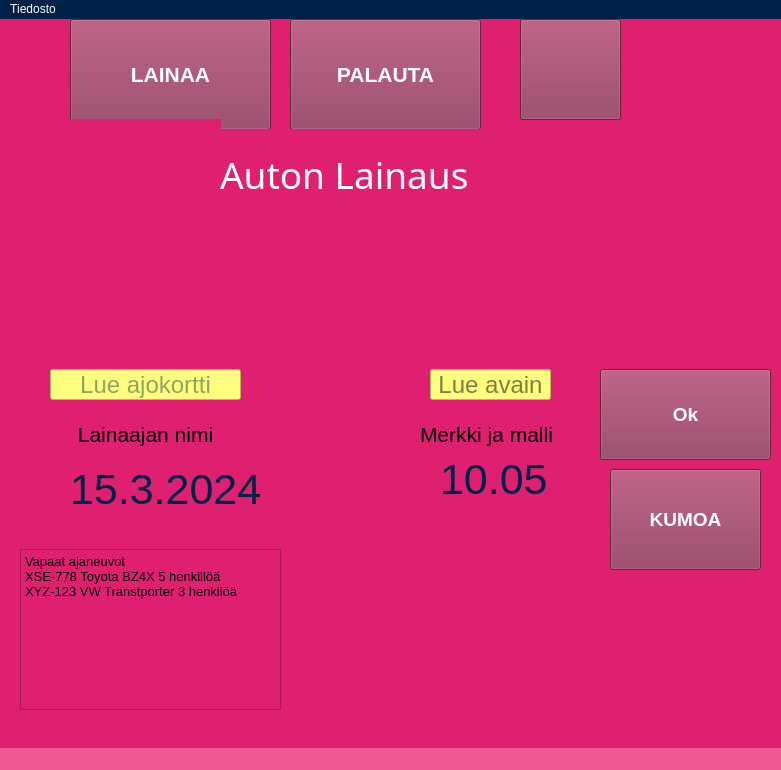
<?xml version="1.0" encoding="UTF-8"?>
<ui version="4.0">
 <class>MainWindow</class>
 <widget class="QMainWindow" name="MainWindow">
  <property name="geometry">
   <rect>
    <x>0</x>
    <y>0</y>
    <width>781</width>
    <height>770</height>
   </rect>
  </property>
  <property name="windowTitle">
   <string>MainWindow</string>
  </property>
  <property name="windowIcon">
   <iconset theme="emblem-shared"/>
  </property>
  <property name="styleSheet">
   <string notr="true">background-color: rgb(223, 32, 112);</string>
  </property>
  <widget class="QWidget" name="centralwidget">
   <widget class="QLineEdit" name="ssnLineEdit">
    <property name="enabled">
     <bool>true</bool>
    </property>
    <property name="geometry">
     <rect>
      <x>50</x>
      <y>350</y>
      <width>191</width>
      <height>31</height>
     </rect>
    </property>
    <property name="font">
     <font>
      <pointsize>18</pointsize>
     </font>
    </property>
    <property name="styleSheet">
     <string notr="true">background-color: rgb(255, 255, 127);
color: rgb(32, 75, 70);</string>
    </property>
    <property name="text">
     <string/>
    </property>
    <property name="alignment">
     <set>Qt::AlignmentFlag::AlignCenter</set>
    </property>
    <property name="placeholderText">
     <string>Lue ajokortti</string>
    </property>
    <property name="clearButtonEnabled">
     <bool>true</bool>
    </property>
   </widget>
   <widget class="QLineEdit" name="keyBarcodeLineEdit">
    <property name="enabled">
     <bool>true</bool>
    </property>
    <property name="geometry">
     <rect>
      <x>430</x>
      <y>350</y>
      <width>121</width>
      <height>31</height>
     </rect>
    </property>
    <property name="font">
     <font>
      <pointsize>18</pointsize>
     </font>
    </property>
    <property name="styleSheet">
     <string notr="true">background-color: rgb(255, 255, 127);</string>
    </property>
    <property name="text">
     <string/>
    </property>
    <property name="alignment">
     <set>Qt::AlignmentFlag::AlignCenter</set>
    </property>
    <property name="placeholderText">
     <string>Lue avain</string>
    </property>
   </widget>
   <widget class="QPushButton" name="takeCarPushButton">
    <property name="geometry">
     <rect>
      <x>70</x>
      <y>0</y>
      <width>201</width>
      <height>111</height>
     </rect>
    </property>
    <property name="font">
     <font>
      <pointsize>16</pointsize>
      <bold>true</bold>
     </font>
    </property>
    <property name="cursor">
     <cursorShape>PointingHandCursor</cursorShape>
    </property>
    <property name="toolTip">
     <string>&lt;html&gt;&lt;head/&gt;&lt;body&gt;&lt;p&gt;&lt;span style=&quot; font-size:11pt;&quot;&gt;Tallentaa henkilön tiedot tietokantaa&lt;/span&gt;&lt;/p&gt;&lt;/body&gt;&lt;/html&gt;</string>
    </property>
    <property name="toolTipDuration">
     <number>3000</number>
    </property>
    <property name="styleSheet">
     <string notr="true">color: rgb(255, 255, 255);
background-color: rgb(140, 51, 85);
</string>
    </property>
    <property name="text">
     <string>LAINAA</string>
    </property>
    <property name="icon">
     <iconset resource="pictures.qrc">
      <normaloff>:/picture/uiPictures/ota.png</normaloff>:/picture/uiPictures/ota.png</iconset>
    </property>
    <property name="iconSize">
     <size>
      <width>42</width>
      <height>42</height>
     </size>
    </property>
   </widget>
   <widget class="QLabel" name="keyPictureLabel">
    <property name="enabled">
     <bool>true</bool>
    </property>
    <property name="geometry">
     <rect>
      <x>450</x>
      <y>170</y>
      <width>201</width>
      <height>141</height>
     </rect>
    </property>
    <property name="text">
     <string/>
    </property>
    <property name="pixmap">
     <pixmap resource="pictures.qrc">:/picture/uiPictures/keys.png</pixmap>
    </property>
    <property name="scaledContents">
     <bool>true</bool>
    </property>
   </widget>
   <widget class="QLabel" name="lenderPictureLabel">
    <property name="enabled">
     <bool>true</bool>
    </property>
    <property name="geometry">
     <rect>
      <x>10</x>
      <y>100</y>
      <width>211</width>
      <height>231</height>
     </rect>
    </property>
    <property name="cursor">
     <cursorShape>IBeamCursor</cursorShape>
    </property>
    <property name="text">
     <string/>
    </property>
    <property name="pixmap">
     <pixmap resource="pictures.qrc">:/picture/uiPictures/Teacher.png</pixmap>
    </property>
    <property name="scaledContents">
     <bool>false</bool>
    </property>
   </widget>
   <widget class="QLabel" name="dateLabel">
    <property name="enabled">
     <bool>true</bool>
    </property>
    <property name="geometry">
     <rect>
      <x>70</x>
      <y>450</y>
      <width>191</width>
      <height>41</height>
     </rect>
    </property>
    <property name="font">
     <font>
      <pointsize>32</pointsize>
     </font>
    </property>
    <property name="styleSheet">
     <string notr="true">color:  rgb(0, 33, 72);</string>
    </property>
    <property name="text">
     <string>15.3.2024</string>
    </property>
   </widget>
   <widget class="QPushButton" name="returnCarPushButton">
    <property name="geometry">
     <rect>
      <x>290</x>
      <y>0</y>
      <width>191</width>
      <height>111</height>
     </rect>
    </property>
    <property name="font">
     <font>
      <pointsize>16</pointsize>
      <bold>true</bold>
     </font>
    </property>
    <property name="cursor">
     <cursorShape>PointingHandCursor</cursorShape>
    </property>
    <property name="toolTip">
     <string>&lt;html&gt;&lt;head/&gt;&lt;body&gt;&lt;p&gt;&lt;span style=&quot; font-size:11pt;&quot;&gt;Tallentaa henkilön tiedot tietokantaa&lt;/span&gt;&lt;/p&gt;&lt;/body&gt;&lt;/html&gt;</string>
    </property>
    <property name="toolTipDuration">
     <number>3000</number>
    </property>
    <property name="styleSheet">
     <string notr="true">color: rgb(255, 255, 255);
background-color: rgb(140, 51, 85);</string>
    </property>
    <property name="text">
     <string>PALAUTA</string>
    </property>
    <property name="icon">
     <iconset resource="pictures.qrc">
      <normaloff>:/picture/uiPictures/palauta.drawio.png</normaloff>:/picture/uiPictures/palauta.drawio.png</iconset>
    </property>
    <property name="iconSize">
     <size>
      <width>42</width>
      <height>42</height>
     </size>
    </property>
   </widget>
   <widget class="QLabel" name="calendarLabel">
    <property name="geometry">
     <rect>
      <x>30</x>
      <y>440</y>
      <width>31</width>
      <height>51</height>
     </rect>
    </property>
    <property name="text">
     <string/>
    </property>
    <property name="pixmap">
     <pixmap resource="pictures.qrc">:/picture/uiPictures/calendar.png</pixmap>
    </property>
    <property name="scaledContents">
     <bool>true</bool>
    </property>
   </widget>
   <widget class="QLabel" name="timeLabel">
    <property name="enabled">
     <bool>true</bool>
    </property>
    <property name="geometry">
     <rect>
      <x>440</x>
      <y>440</y>
      <width>111</width>
      <height>41</height>
     </rect>
    </property>
    <property name="font">
     <font>
      <pointsize>32</pointsize>
     </font>
    </property>
    <property name="styleSheet">
     <string notr="true">color:  rgb(0, 33, 72);</string>
    </property>
    <property name="text">
     <string>10.05</string>
    </property>
   </widget>
   <widget class="QLabel" name="clockLabel">
    <property name="geometry">
     <rect>
      <x>400</x>
      <y>450</y>
      <width>41</width>
      <height>41</height>
     </rect>
    </property>
    <property name="text">
     <string/>
    </property>
    <property name="pixmap">
     <pixmap resource="pictures.qrc">:/picture/uiPictures/clock.png</pixmap>
    </property>
    <property name="scaledContents">
     <bool>true</bool>
    </property>
   </widget>
   <widget class="QPushButton" name="goBackPushButton">
    <property name="geometry">
     <rect>
      <x>610</x>
      <y>450</y>
      <width>151</width>
      <height>101</height>
     </rect>
    </property>
    <property name="font">
     <font>
      <pointsize>14</pointsize>
      <bold>true</bold>
     </font>
    </property>
    <property name="styleSheet">
     <string notr="true">background-color: rgb(140, 51, 85);
color: rgb(255, 255, 255);</string>
    </property>
    <property name="text">
     <string>KUMOA</string>
    </property>
    <property name="icon">
     <iconset resource="pictures.qrc">
      <normaloff>:/picture/uiPictures/back.png</normaloff>:/picture/uiPictures/back.png</iconset>
    </property>
    <property name="iconSize">
     <size>
      <width>32</width>
      <height>32</height>
     </size>
    </property>
   </widget>
   <widget class="QPushButton" name="soundOnPushButton">
    <property name="geometry">
     <rect>
      <x>520</x>
      <y>0</y>
      <width>101</width>
      <height>101</height>
     </rect>
    </property>
    <property name="styleSheet">
     <string notr="true">background-color: rgb(140, 51, 85);</string>
    </property>
    <property name="text">
     <string/>
    </property>
    <property name="icon">
     <iconset resource="pictures.qrc">
      <normaloff>:/picture/uiPictures/soundOn.png</normaloff>:/picture/uiPictures/soundOn.png</iconset>
    </property>
    <property name="iconSize">
     <size>
      <width>48</width>
      <height>48</height>
     </size>
    </property>
   </widget>
   <widget class="QPushButton" name="soundOffPushButton">
    <property name="geometry">
     <rect>
      <x>520</x>
      <y>0</y>
      <width>101</width>
      <height>101</height>
     </rect>
    </property>
    <property name="styleSheet">
     <string notr="true">background-color: rgb(140, 51, 85);</string>
    </property>
    <property name="text">
     <string/>
    </property>
    <property name="icon">
     <iconset resource="pictures.qrc">
      <normaloff>:/picture/uiPictures/soundOff.png</normaloff>:/picture/uiPictures/soundOff.png</iconset>
    </property>
    <property name="iconSize">
     <size>
      <width>56</width>
      <height>56</height>
     </size>
    </property>
   </widget>
   <widget class="QLabel" name="lenderNameLabel">
    <property name="geometry">
     <rect>
      <x>70</x>
      <y>400</y>
      <width>151</width>
      <height>31</height>
     </rect>
    </property>
    <property name="font">
     <font>
      <pointsize>16</pointsize>
     </font>
    </property>
    <property name="text">
     <string>Lainaajan nimi</string>
    </property>
    <property name="alignment">
     <set>Qt::AlignmentFlag::AlignCenter</set>
    </property>
   </widget>
   <widget class="QLabel" name="carInfoLabel">
    <property name="geometry">
     <rect>
      <x>420</x>
      <y>400</y>
      <width>171</width>
      <height>31</height>
     </rect>
    </property>
    <property name="font">
     <font>
      <pointsize>16</pointsize>
      <stylestrategy>PreferAntialias</stylestrategy>
     </font>
    </property>
    <property name="text">
     <string>Merkki ja malli</string>
    </property>
   </widget>
   <widget class="QLabel" name="statusLabel">
    <property name="geometry">
     <rect>
      <x>220</x>
      <y>110</y>
      <width>291</width>
      <height>91</height>
     </rect>
    </property>
    <property name="font">
     <font>
      <family>Segoe Print</family>
      <pointsize>28</pointsize>
      <italic>false</italic>
      <bold>false</bold>
     </font>
    </property>
    <property name="styleSheet">
     <string notr="true">font: 24pt &quot;Segoe UI&quot;;
font: 28pt &quot;Segoe Print&quot;;
color: rgb(255, 255, 255);</string>
    </property>
    <property name="text">
     <string>Auton Lainaus</string>
    </property>
   </widget>
   <widget class="QPushButton" name="okPushButton">
    <property name="geometry">
     <rect>
      <x>600</x>
      <y>350</y>
      <width>171</width>
      <height>91</height>
     </rect>
    </property>
    <property name="font">
     <font>
      <pointsize>14</pointsize>
      <bold>true</bold>
     </font>
    </property>
    <property name="styleSheet">
     <string notr="true">background-color: rgb(140, 51, 85);
color: rgb(255, 255, 255);</string>
    </property>
    <property name="text">
     <string>Ok</string>
    </property>
    <property name="icon">
     <iconset>
      <normaloff>:/pictures/uiPictures/back.png</normaloff>:/pictures/uiPictures/back.png</iconset>
    </property>
    <property name="iconSize">
     <size>
      <width>32</width>
      <height>32</height>
     </size>
    </property>
   </widget>
   <widget class="QLineEdit" name="keyReturnBarcodeLineEdit">
    <property name="enabled">
     <bool>true</bool>
    </property>
    <property name="geometry">
     <rect>
      <x>430</x>
      <y>350</y>
      <width>121</width>
      <height>31</height>
     </rect>
    </property>
    <property name="font">
     <font>
      <pointsize>18</pointsize>
     </font>
    </property>
    <property name="styleSheet">
     <string notr="true">background-color: rgb(255, 255, 127);</string>
    </property>
    <property name="text">
     <string/>
    </property>
    <property name="alignment">
     <set>Qt::AlignmentFlag::AlignCenter</set>
    </property>
    <property name="placeholderText">
     <string>Lue avain</string>
    </property>
   </widget>
   <widget class="QLabel" name="label">
    <property name="geometry">
     <rect>
      <x>370</x>
      <y>510</y>
      <width>191</width>
      <height>121</height>
     </rect>
    </property>
    <property name="font">
     <font>
      <pointsize>20</pointsize>
     </font>
    </property>
    <property name="text">
     <string/>
    </property>
    <property name="pixmap">
     <pixmap>uiPictures/auto.png</pixmap>
    </property>
   </widget>
   <widget class="QPlainTextEdit" name="plainTextEdit">
    <property name="geometry">
     <rect>
      <x>20</x>
      <y>530</y>
      <width>261</width>
      <height>161</height>
     </rect>
    </property>
    <property name="font">
     <font>
      <pointsize>10</pointsize>
      <bold>false</bold>
     </font>
    </property>
    <property name="plainText">
     <string>Vapaat ajaneuvot
XSE-778 Toyota BZ4X 5 henkillöä
XYZ-123 VW Transtporter 3 henkilöä</string>
    </property>
   </widget>
  </widget>
  <widget class="QMenuBar" name="menubar">
   <property name="geometry">
    <rect>
     <x>0</x>
     <y>0</y>
     <width>781</width>
     <height>33</height>
    </rect>
   </property>
   <property name="styleSheet">
    <string notr="true">background-color: rgb(0, 33, 72);
color: rgb(255, 255, 255);</string>
   </property>
   <widget class="QMenu" name="menuTiedosto">
    <property name="title">
     <string>Tiedosto</string>
    </property>
    <widget class="QMenu" name="menuEdelliset">
     <property name="title">
      <string>Edelliset</string>
     </property>
     <addaction name="actionKalle"/>
     <addaction name="actionVille"/>
     <addaction name="actionJaana"/>
     <addaction name="actionMikko"/>
    </widget>
    <addaction name="actionLopeta"/>
    <addaction name="menuEdelliset"/>
    <addaction name="actionTallenna_nimell"/>
   </widget>
   <addaction name="menuTiedosto"/>
  </widget>
  <widget class="QStatusBar" name="statusbar">
   <property name="font">
    <font>
     <pointsize>9</pointsize>
    </font>
   </property>
   <property name="toolTipDuration">
    <number>-1</number>
   </property>
   <property name="styleSheet">
    <string notr="true">background-color: rgb(243, 89, 148);</string>
   </property>
  </widget>
  <action name="actionLopeta">
   <property name="icon">
    <iconset theme="application-exit"/>
   </property>
   <property name="text">
    <string>Lopeta</string>
   </property>
   <property name="shortcut">
    <string>Ctrl+Q</string>
   </property>
  </action>
  <action name="actionKalle">
   <property name="text">
    <string>Kalle</string>
   </property>
  </action>
  <action name="actionVille">
   <property name="text">
    <string>Ville</string>
   </property>
  </action>
  <action name="actionJaana">
   <property name="text">
    <string>Jaana</string>
   </property>
  </action>
  <action name="actionMikko">
   <property name="text">
    <string>Mikko</string>
   </property>
  </action>
  <action name="actionTallenna_nimell">
   <property name="text">
    <string>Tallenna nimellä...</string>
   </property>
  </action>
 </widget>
 <resources>
  <include location="pictures.qrc"/>
 </resources>
 <connections/>
</ui>
